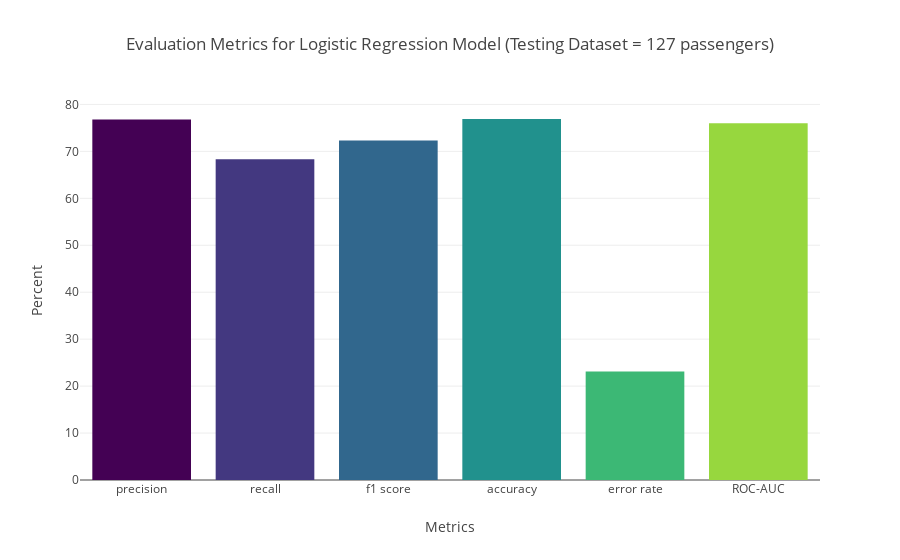

The notebook cell this image was saved under:
### Code cell
# Convert that into a visualization.
mydata = [go.Bar(
    x=list(evals.keys()),
    y=list(evals.values()),
    marker=dict(color=Viridis[::12])
)]

mylayout = go.Layout(
    title='Evaluation Metrics for Logistic Regression Model (Testing Dataset = 127 passengers)',
    xaxis = {'title': 'Metrics'},
    yaxis = {'title': 'Percent'}, 

)
fig = go.Figure(data=mydata, layout=mylayout)
iplot(fig)

### Figure 1 — Plotly figure (JSON) as saved in the notebook; plotly's stock layout.template omitted (floating-point values rounded to 4 significant figures)
{"data": [{"marker": {"color": ["#440154", "#433880", "#31678d", "#21918d", "#3cb875", "#97d73e"]}, "type": "bar", "uid": "6f640624-c2e6-4281-ad40-cac04b1c068e", "x": ["precision", "recall", "f1 score", "accuracy", "error rate", "ROC-AUC"], "y": [76.8, 68.3, 72.3, 76.9, 23.1, 76]}], "layout": {"title": {"text": "Evaluation Metrics for Logistic Regression Model (Testing Dataset = 127 passengers)"}, "xaxis": {"title": {"text": "Metrics"}}, "yaxis": {"title": {"text": "Percent"}}}}
